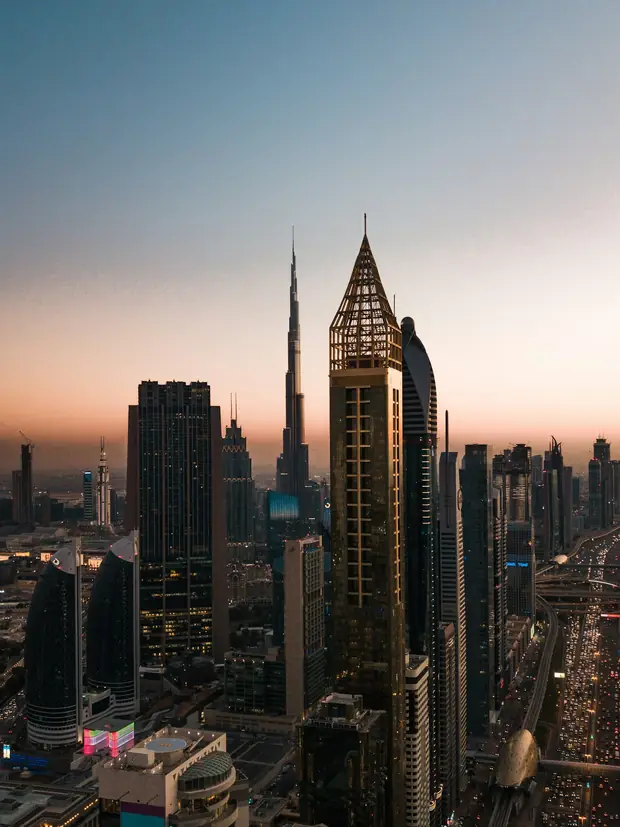
#> input picture assets/img/.photo-originals/about-hero-sm.webp, 620 x 827 px, given in place of svc-advertising-research.webp, which was not available
$ python build_imagery.py
#> lines starting #> are read from the running program, lines starting #| are printed output that depends on the picture; after the words box and inside, x2 and y2 are one past the last pixel; in counts of white or black regions, pixels touching at a corner belong together; pictures that were not available may be replaced by others from this repository, and a replacement may not be noted
### tools/riso.py
"""
Riso / screen-print treatment matching the Stratedge brand deck.

The deck's images are not plain photographs. They are a paper ground, a gritty
high-contrast photographic element, flat brand-colour geometry (usually a
triangle) printed slightly out of register, and visible grain. This rebuilds
that from the site's existing photography so the whole image set reads as one
printed family rather than a stock-photo grid.
"""
from PIL import Image, ImageOps, ImageFilter, ImageChops, ImageDraw
import random, math

BONE   = (206, 202, 190)   # #cecabe — the deck's paper ground
INK    = (36, 37, 37)      # #242525 — the deck's charcoal
BLUE   = (81, 138, 156)
RED    = (208, 66, 58)
ORANGE = (245, 176, 47)


def _curve(im, black=0.10, white=0.92, gamma=1.0):
    """Crush the blacks and clip the highlights the way a screen print does."""
    lut = []
    for i in range(256):
        v = i / 255.0
        v = (v - black) / max(1e-6, (white - black))
        v = min(1.0, max(0.0, v)) ** gamma
        lut.append(int(v * 255))
    return im.point(lut)


def _grain(size, amount=12, seed=7, blur=0.9):
    """
    Paper grain. Coarse noise, softened so it reads as fibre rather than as
    compression artefacts — and so WebP can still encode it. Sharper grain than
    this roughly doubles every file, which is not worth it on a hero image.
    """
    rnd = random.Random(seed)
    w, h = size
    small = Image.new("L", (max(1, w // 2), max(1, h // 2)))
    small.putdata([rnd.gauss(128, amount) for _ in range(small.width * small.height)])
    return small.resize(size, Image.BILINEAR).filter(ImageFilter.GaussianBlur(blur))


def _speckle(size, n=420, seed=3, radius=(1, 3)):
    """The stray specks a riso drum leaves on the sheet."""
    rnd = random.Random(seed)
    m = Image.new("L", size, 0)
    d = ImageDraw.Draw(m)
    w, h = size
    for _ in range(n):
        x, y = rnd.randrange(w), rnd.randrange(h)
        r = rnd.randint(*radius)
        d.ellipse((x - r, y - r, x + r, y + r), fill=rnd.randint(40, 150))
    return m.filter(ImageFilter.GaussianBlur(0.6))


def duotone(gray, dark, light):
    """Map a grayscale plate between two ink colours."""
    lut = []
    for ch in range(3):
        for i in range(256):
            t = i / 255.0
            lut.append(int(dark[ch] + (light[ch] - dark[ch]) * t))
    return Image.merge("RGB", (gray, gray, gray)).point(lut)


# [14 lines left out: function tri_outline_mask, not called in this run]


def tri_mask(size, pts, feather=0.0):
    m = Image.new("L", size, 0)
    ImageDraw.Draw(m).polygon(pts, fill=255)
    if feather:
        m = m.filter(ImageFilter.GaussianBlur(feather))
    return m


def tri_points(size, cx, cy, w, h, rot=0.0):
    """An upward triangle centred on (cx,cy), in fractions of the canvas."""
    W, H = size
    cx, cy, w, h = cx * W, cy * H, w * W, h * H
    pts = [(0, -h / 2), (w / 2, h / 2), (-w / 2, h / 2)]
    c, s = math.cos(rot), math.sin(rot)
    return [(cx + x * c - y * s, cy + x * s + y * c) for x, y in pts]


def riso(src, size, ground, accent, *, photo_strength=0.8, tri=None,
         tri_alpha=0.60, tri_outline=None, seed=7, grain_amount=12,
         ink=None, paper=None, curve=(0.12, 0.88, 1.05), invert_photo=False,
         second=None, second_alpha=0.5, outline_only=False, outline_w=0.055,
         crop=None):
    """
    ground  — the sheet the image is printed on (bone or charcoal)
    accent  — the flat brand colour laid over it
    ink     — the darkest tone the photographic plate reaches
    paper   — the lightest tone it reaches (defaults to the ground)
    tri     — (cx, cy, w, h, rot) for the flat triangle, in canvas fractions
    crop    — (x0, y0, x1, y1) region of the source to print, in fractions of
              the source, so one photograph can yield plates that share nothing
    second  — an optional second flat shape, same tuple shape, in `accent2`
    """
    W, H = size
    light_sheet = sum(ground) > 380
    ink = ink or ((58, 55, 50) if light_sheet else (12, 13, 13))
    paper = paper or (ground if light_sheet else (156, 154, 148))

    base = Image.new("RGB", size, ground)

    # --- the photographic plate: one gritty ink, not a full-colour picture
    if crop:
        sw, sh = src.size
        x0, y0, x1, y1 = crop
        src = src.crop((int(x0 * sw), int(y0 * sh), int(x1 * sw), int(y1 * sh)))
    ph = ImageOps.fit(src.convert("L"), size, Image.LANCZOS, centering=(0.5, 0.45))
    # normalise first: night shots and daylight shots otherwise print at wildly
    # different densities and the set stops reading as one press run
    ph = ImageOps.autocontrast(ph, cutoff=(1, 2))
    ph = _curve(ph, *curve)
    ph = ph.filter(ImageFilter.UnsharpMask(radius=2.4, percent=130, threshold=3))
    if invert_photo:
        ph = ImageOps.invert(ph)
    base = Image.blend(base, duotone(ph, ink, paper), photo_strength)

    # --- the flat colour, printed slightly out of register
    def lay(spec, colour, alpha, outline=None):
        pts = tri_points(size, *spec)
        m = (tri_outline_mask(size, pts, max(3, int(W * outline_w)))
             if outline_only else tri_mask(size, pts))
        flat = Image.new("RGB", size, colour)
        shaded = ImageChops.multiply(flat, Image.merge("RGB", (ph, ph, ph)))
        flat = Image.blend(flat, shaded, 0.38)
        off = m.transform(size, Image.AFFINE, (1, 0, -3, 0, 1, 2), Image.BILINEAR)
        base.paste(flat, (0, 0), off.point(lambda v: int(v * alpha)))
        if outline:
            ol = Image.new("RGB", size, outline)
            edge = Image.new("L", size, 0)
            ImageDraw.Draw(edge).polygon(pts, outline=255, width=max(2, W // 300))
            base.paste(ol, (0, 0), edge.point(lambda v: int(v * 0.9)))

    if second:
        lay(second, second[5] if len(second) > 5 else accent, second_alpha)
    if tri:
        lay(tri, accent, tri_alpha, tri_outline)

    # --- paper: grain, then specks
    g = _grain(size, grain_amount, seed)
    base = ImageChops.overlay(base, Image.merge("RGB", (g, g, g)))
    sp = _speckle(size, n=int(W * H / 5200), seed=seed + 11)
    spc = Image.new("RGB", size, ink if light_sheet else (255, 255, 255))
    base.paste(spc, (0, 0), sp.point(lambda v: int(v * 0.16)))
    return base

### tools/build_imagery.py
"""
Regenerate the whole image set in the brand deck's printed treatment.

    python3 tools/build_imagery.py

Sources are the untouched photographs in assets/img/.photo-originals/ — the
first run copies them there, and every run afterwards works from those, so the
treatment never compounds on itself. Safe to re-run after changing any
composition below. Requires Pillow.
"""
import sys, os, shutil
sys.path.insert(0, os.path.dirname(os.path.abspath(__file__)))
from riso import *
from PIL import Image

IMG = os.path.join(os.path.dirname(os.path.abspath(__file__)), "..", "assets", "img")
ORIG = os.path.join(IMG, ".photo-originals")
os.makedirs(ORIG, exist_ok=True)
os.chdir(IMG)

def source(name, frm=None):
    """
    Always work from the untouched photograph, so reruns don't compound.
    `frm` prints this plate from a different photograph — used where a plate's
    own source was an isolated landmark portrait.
    """
    keep = os.path.join(ORIG, name)
    if not os.path.exists(keep) and os.path.exists(name):
        shutil.copy2(name, keep)
    if frm:
        alt = os.path.join(ORIG, frm)
        return Image.open(alt if os.path.exists(alt) else frm)
    return Image.open(keep)

def out(im, name, q=76):
    im.save(name, quality=q, method=6)
    print("  %-42s %s" % (name, im.size))

# --------------------------------------------------------------------------
# Service cards — charcoal sheet, the flat shape in the card's pillar colour.
# Each triangle is placed differently so the six read as a set, not a repeat.
# --------------------------------------------------------------------------
# Sized close to the card's own aspect so `cover` crops as little as possible,
# and the triangles stay near the centre so they survive the crop at every
# breakpoint rather than sliding out of frame on a narrow card.
CARDS = [
    ("advertising-research",  BLUE,   (0.58, 0.60, 0.86, 1.05, 0.0)),
    ("management-consultancy", RED,   (0.40, 0.62, 0.80, 1.00, 0.0)),
    ("marketing-research",    BLUE,   (0.52, 0.66, 1.02, 1.16, 0.0)),
    ("innovation-ai",         ORANGE, (0.62, 0.52, 0.70, 1.22, 0.0)),
    ("sourcing-procurement",  RED,    (0.46, 0.70, 0.94, 0.94, 0.0)),
    ("project-development",   ORANGE, (0.55, 0.56, 0.90, 1.12, 0.0)),
]
print("service cards")
for i, (slug, col, tri) in enumerate(CARDS):
    src = source("svc-%s.webp" % slug)
#> in source, returned value is the input picture: PIL image 620x827 RGB; mean R, G, B 109.5, 108.1, 106.2
    out(riso(src, (720, 560), INK, col, tri=tri, tri_alpha=0.66,
             photo_strength=0.78, curve=(0.18, 0.90, 0.95), seed=11 + i * 7),
        "svc-%s.webp" % slug, q=82)
#> in riso, `ph = ph.filter(ImageFilter.UnsharpMask(radius=2.4, percent=130, thresh..`:
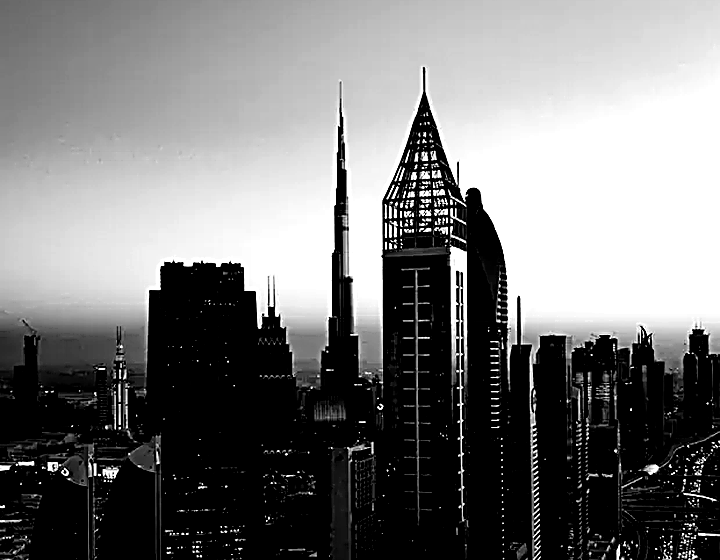
#> ph: PIL image 720x560 L; min 0, max 255, mean 120.6
#> in tri_mask, `m = Image.new("L", size, 0)`: m: PIL image 720x560 L; every value is 0
#> in tri_mask, `ImageDraw.Draw(m).polygon(pts, fill=255)`:
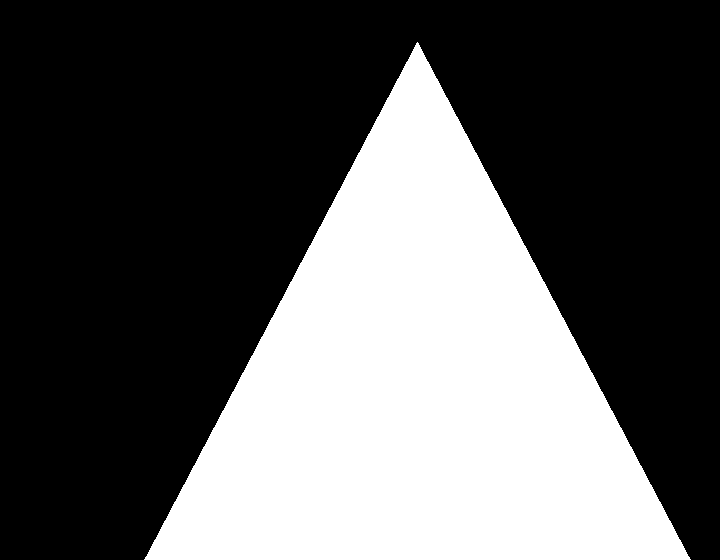
#> m: PIL image 720x560 L; 35.1% white; 1 white region, box (x1, y1, x2, y2) and area: (144, 42, 691, 560) 141708
#> in lay, `shaded = ImageChops.multiply(flat, Image.merge("RGB", (ph, ph, ph)))`:
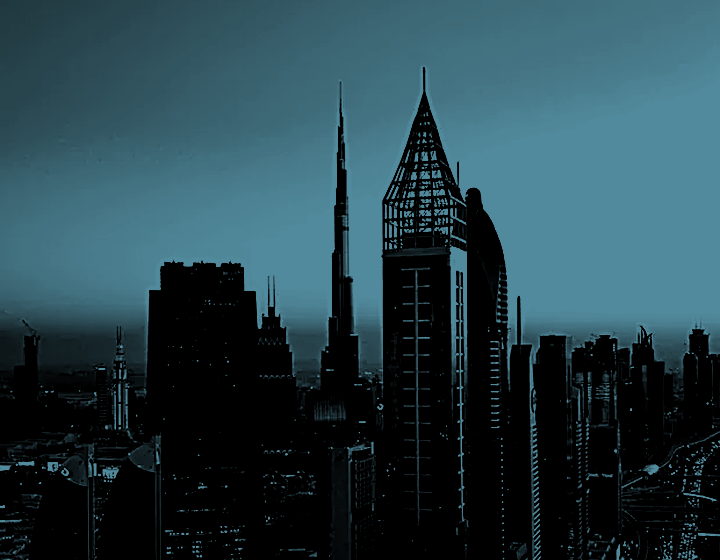
#> shaded: PIL image 720x560 RGB; mean R, G, B 38.1, 65, 73.5
#> in lay, `flat = Image.blend(flat, shaded, 0.38)`:
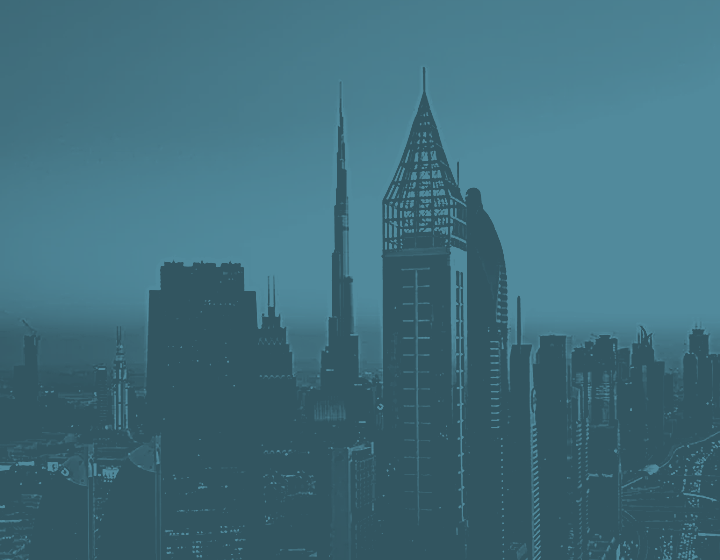
#> flat: PIL image 720x560 RGB; mean R, G, B 64.4, 109.8, 124.2
#> in lay, `off = m.transform(size, Image.AFFINE, (1, 0, -3, 0, 1, 2), Image.BILIN..`: off: PIL image 720x560 L; 35.1% white; 1 white region, box (x1, y1, x2, y2) and area: (147, 40, 694, 558) 141708
#> in lay, `base.paste(flat, (0, 0), off.point(lambda v: int(v * alpha)))`:
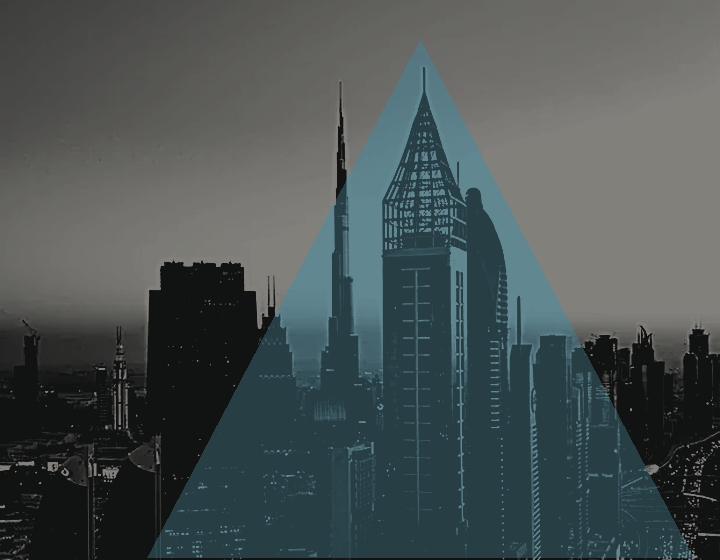
#> base: PIL image 720x560 RGB; mean R, G, B 73.3, 82.3, 83.1
#> in _grain, `small = Image.new("L", (max(1, w // 2), max(1, h // 2)))`: small: PIL image 360x280 L; every value is 0
#> in _grain, `small.putdata([rnd.gauss(128, amount) for _ in range(small.width * sma..`:
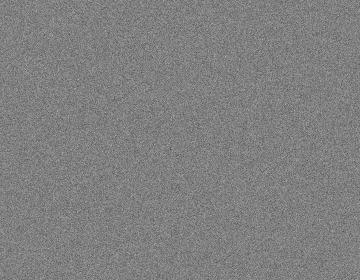
#> small: PIL image 360x280 L; min 70, max 181, mean 127.5
#> in _speckle, `return m.filter(ImageFilter.GaussianBlur(0.6))`:
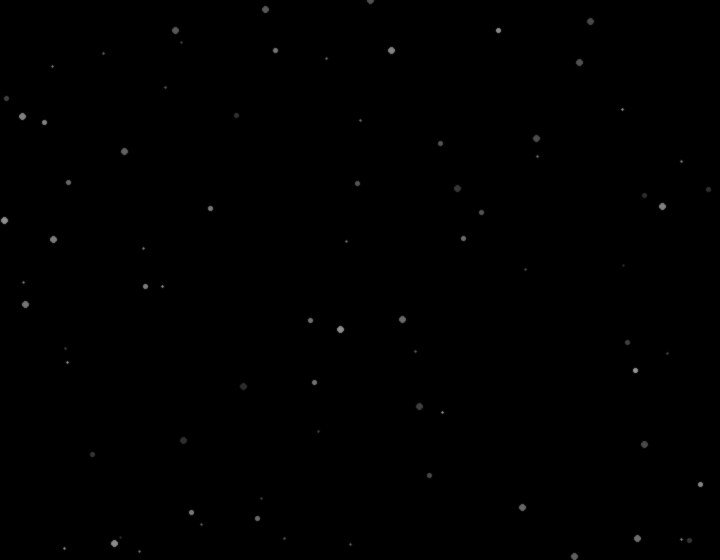
#> returned value: PIL image 720x560 L; min 0, max 148, mean 0.4
#> in riso, `spc = Image.new("RGB", size, ink if light_sheet else (255, 255, 255))`: spc: PIL image 720x560 RGB; every value is 255
#|   svc-advertising-research.webp              (720, 560)
#> pass 2 of the loop `for i, (slug, col, tri) in enumerate(CARDS):`:
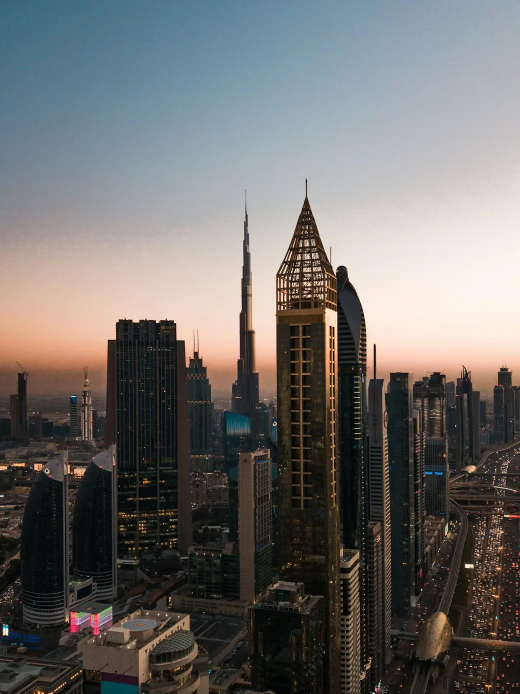
#> input picture assets/img/.photo-originals/about-hero.webp, 1040 x 1387 px, given in place of svc-management-consultancy.webp, which was not available (shown at 1/2 size)
#> in source, returned value is the input picture: PIL image 1040x1387 RGB; mean R, G, B 109.5, 108.1, 106.2
#> in tri_mask (call 2), `ImageDraw.Draw(m).polygon(pts, fill=255)`:
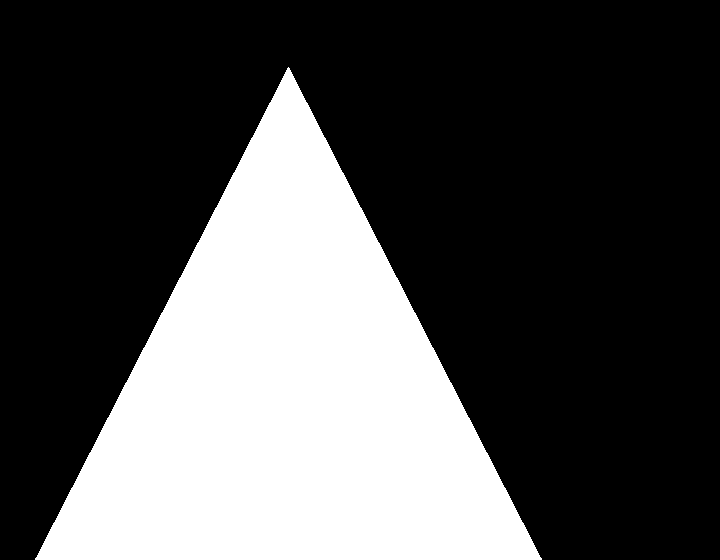
#> m: PIL image 720x560 L; 31.1% white; 1 white region, box (x1, y1, x2, y2) and area: (35, 67, 542, 560) 125237
#> off: PIL image 720x560 L; 31.1% white; 1 white region, box (x1, y1, x2, y2) and area: (38, 65, 545, 558) 125237
#> in _speckle (call 2), `return m.filter(ImageFilter.GaussianBlur(0.6))`:
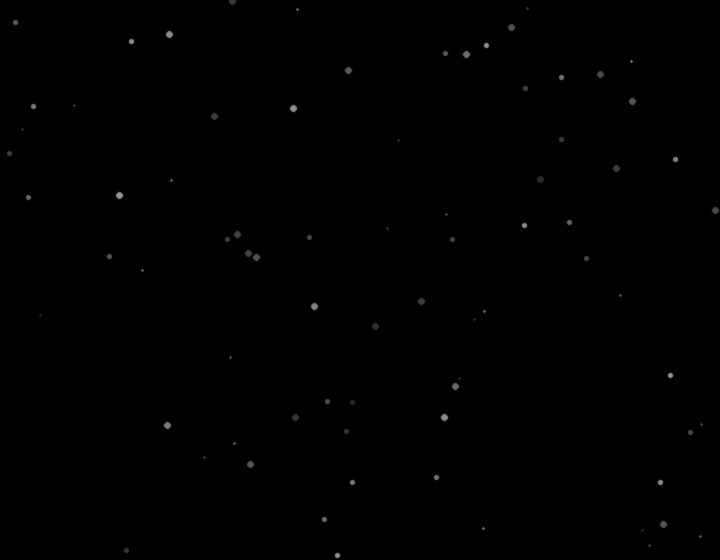
#> returned value: PIL image 720x560 L; min 0, max 149, mean 0.4
#|   svc-management-consultancy.webp            (720, 560)
#> (the run stopped early here; a loop or call above may not have finished)
